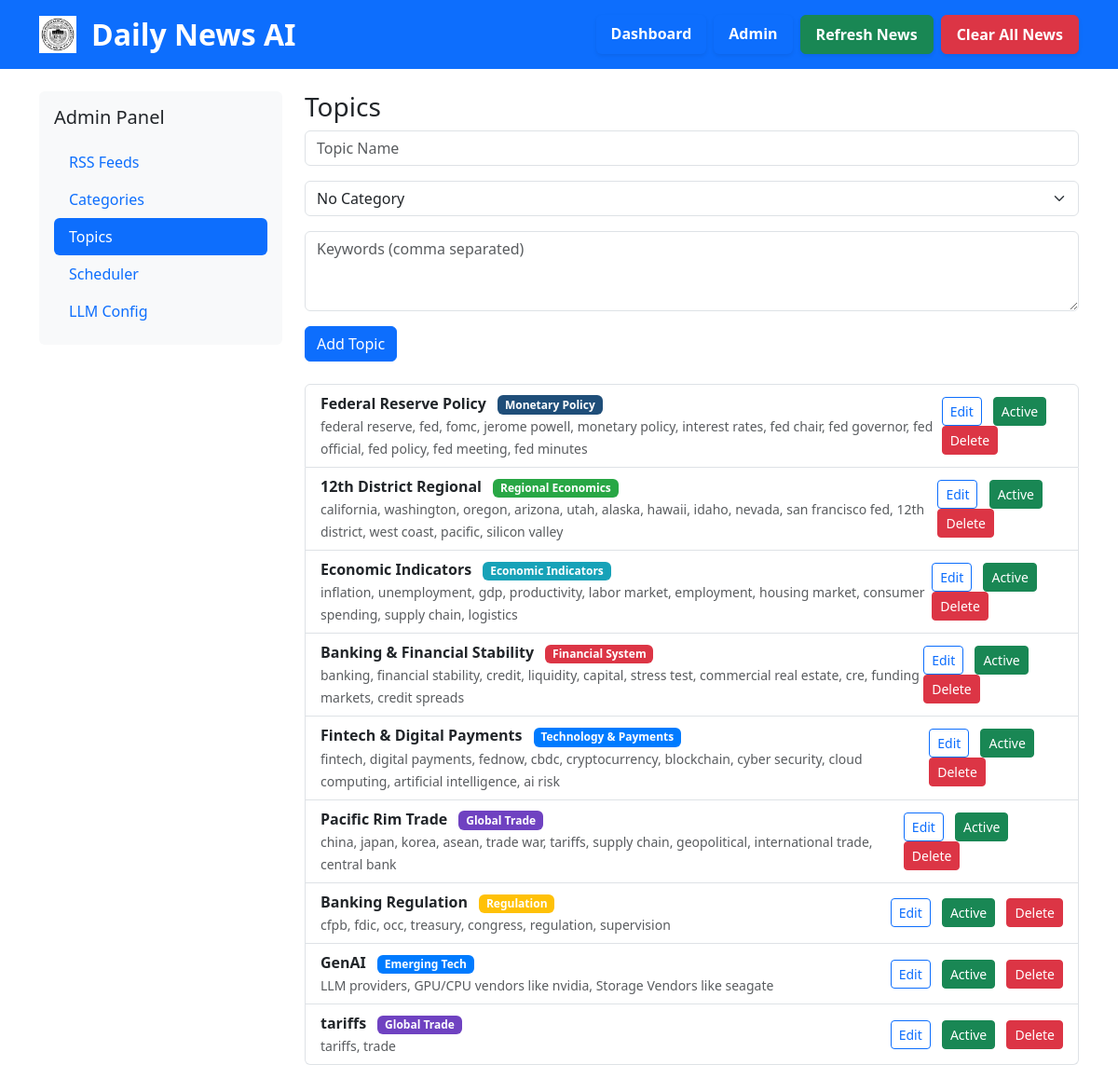
The app's page /admin/topics, older data.
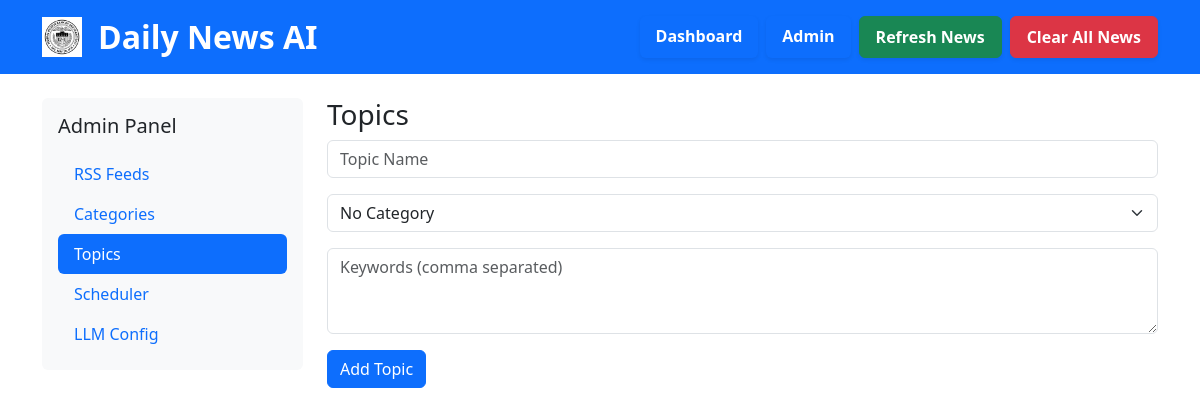
The same page, newer data.
### database.py (models this page shows)
class Base(DeclarativeBase):
    pass

class Topic(Base):
    __tablename__ = 'topics'
    id = Column(Integer, primary_key=True)
    name = Column(String(100), nullable=False)
    keywords = Column(Text, nullable=False)
    category_id = Column(Integer, ForeignKey('categories.id'))
    active = Column(Boolean, default=True)
    category = relationship("Category")

class Category(Base):
    __tablename__ = 'categories'
    id = Column(Integer, primary_key=True)
    name = Column(String(100), nullable=False)
    description = Column(Text)
    color = Column(String(7), default='#007bff')  # Hex color code
    active = Column(Boolean, default=True)

### app.py (the view)
@app.route('/admin/topics')
def admin_topics():
    db = SessionLocal()
    try:
        topics = db.query(Topic).options(joinedload(Topic.category)).all()
        categories = db.query(Category).filter(Category.active == True).all()
        return render_template('admin_topics.html', topics=topics, categories=categories, active_tab='topics')
    finally:
        db.close()

### templates/admin_topics.html (shortened to what this page needs)
{% extends "admin_base.html" %}
{% block admin_content %}
<h3>Topics</h3>
<form method="POST" action="{{ url_for('add_topic') }}" class="mb-4">
    <div class="mb-3">
        <input type="text" class="form-control" name="name" placeholder="Topic Name" required>
    </div>
    <div class="mb-3">
        <select class="form-select" name="category_id">
            <option value="">No Category</option>
        </select>
    </div>
    <div class="mb-3">
        <textarea class="form-control" name="keywords" placeholder="Keywords (comma separated)" rows="3"
            required></textarea>
    </div>
    <button type="submit" class="btn btn-primary">Add Topic</button>
</form>
<div class="list-group">
    {% for topic in topics %}
    <div class="list-group-item d-flex justify-content-between align-items-center">
        <div>
            <strong>{{ topic.name }}</strong>
            {% if topic.category %}
            <span class="badge ms-2" style="background-color: {{ topic.category.color }}; color: white;">{{
                topic.category.name }}</span>
            {% endif %}
            <br>
            <small class="text-muted">{{ topic.keywords }}</small>
        </div>
        <div>
            <button class="btn btn-sm btn-outline-primary me-2"
                onclick="editTopic('{{ topic.id }}', '{{ topic.name }}', '{{ topic.keywords }}', '{{ topic.category_id }}')">
                Edit
            </button>
            <a href="{{ url_for('toggle_topic', topic_id=topic.id) }}"
                class="btn btn-sm {% if topic.active %}btn-success{% else %}btn-secondary{% endif %} me-2">
                {% if topic.active %}Active{% else %}Inactive{% endif %}
            </a>
            <a href="{{ url_for('delete_topic', topic_id=topic.id) }}" class="btn btn-sm btn-danger"
                onclick="return confirm('Are you sure you want to delete this topic?')">
                Delete
            </a>
        </div>
    </div>
    {% endfor %}
</div>
{% endblock %}

Row changes from the older to the newer data that the page shows:
removed Topic: name "Federal Reserve Policy", category.name "Monetary Policy", keywords "federal reserve, fed, fomc, jerome powell, monetary policy, interest rates, fed chair, fed governor, fed official, fed policy, fed meeting, fed minutes", active "Active"
removed Topic: name "12th District Regional", category.name "Regional Economics", keywords "california, washington, oregon, arizona, utah, alaska, hawaii, idaho, nevada, san francisco fed, 12th district, west coast, pacific, silicon valley", active "Active"
removed Topic: name "Economic Indicators", category.name "Economic Indicators", keywords "inflation, unemployment, gdp, productivity, labor market, employment, housing market, consumer spending, supply chain, logistics", active "Active"
removed Topic: name "Banking & Financial Stability", category.name "Financial System", keywords "banking, financial stability, credit, liquidity, capital, stress test, commercial real estate, cre, funding markets, credit spreads", active "Active"
removed Topic: name "Fintech & Digital Payments", category.name "Technology & Payments", keywords "fintech, digital payments, fednow, cbdc, cryptocurrency, blockchain, cyber security, cloud computing, artificial intelligence, ai risk", active "Active"
removed Topic: name "Pacific Rim Trade", category.name "Global Trade", keywords "china, japan, korea, asean, trade war, tariffs, supply chain, geopolitical, international trade, central bank", active "Active"
removed Topic: name "Banking Regulation", category.name "Regulation", keywords "cfpb, fdic, occ, treasury, congress, regulation, supervision", active "Active"
removed Topic: name "GenAI", category.name "Emerging Tech", keywords "LLM providers, GPU/CPU vendors like nvidia, Storage Vendors like seagate", active "Active"
removed Topic: name "tariffs", category.name "Global Trade", keywords "tariffs, trade", active "Active"
